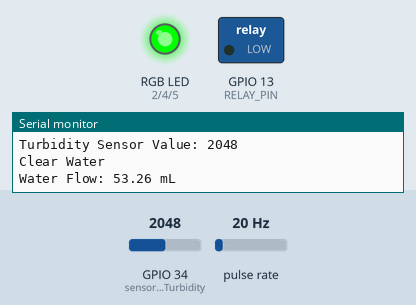
Recording of a sketch running on a simulated ESP32. On the bench: switched loads named in the sketch (green lamp = pin HIGH), an RGB LED mixed from three pins (HIGH = lit), the last lines printed to the serial monitor. Wiring (inferred from the names in the program): pulse sensor: data GPIO 12. The test bench sets the inputs (shaded band); at power-on: GPIO 34 (sensorPinTurbidity) = 2048, pulse rate 20 Hz.

Above: at 1.2 s.
1.3 s: GPIO 34 (sensorPinTurbidity) set to 1963
At 3.2 s:
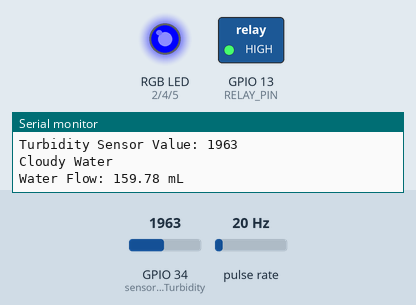
3.5 s: GPIO 34 (sensorPinTurbidity) set to 1029
5.2 s: GPIO 34 (sensorPinTurbidity) set to 970
At 6.7 s:
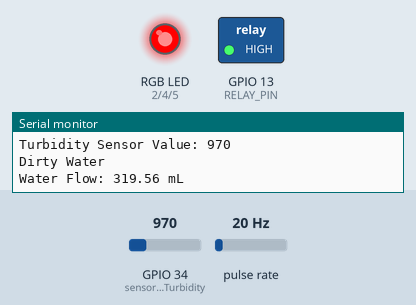
7.5 s: GPIO 34 (sensorPinTurbidity) set to 1040
At 8.4 s:
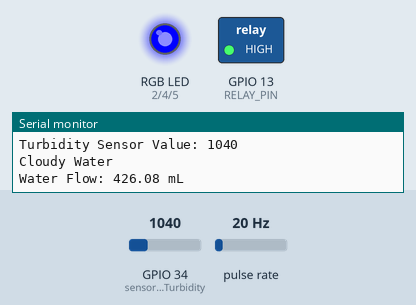
9.5 s: GPIO 34 (sensorPinTurbidity) set to 960
At 11.3 s:
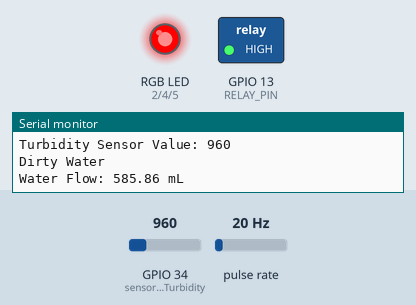
Timing chart, 0 to 12.5 s (numbered marks = the images above; inputs shaded):
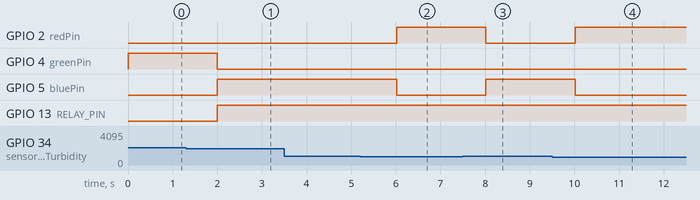

Measured:
- the behaviour switches between 2001 and 2000 on GPIO 34 (sensorPinTurbidity) (found by bisection; images 0 and 1)
- the behaviour switches between 1000 and 999 on GPIO 34 (sensorPinTurbidity) (found by bisection; images 1 and 2)
- after the input at 1.3 s, GPIO 4 (greenPin): HIGH → LOW after 0.70 s; GPIO 5 (bluePin), GPIO 13 (RELAY_PIN): LOW → HIGH after 0.70 s
- after the input at 5.2 s, GPIO 2 (redPin): LOW → HIGH after 0.82 s; GPIO 5 (bluePin): HIGH → LOW after 0.82 s
- after the input at 7.5 s, GPIO 2 (redPin): HIGH → LOW after 0.52 s; GPIO 5 (bluePin): LOW → HIGH after 0.52 s
- after the input at 9.5 s, GPIO 2 (redPin): LOW → HIGH after 0.52 s; GPIO 5 (bluePin): HIGH → LOW after 0.52 s

The sketch:

both_flow_trubidity.ino
```cpp
// Pin definitions for RGB LED
int redPin = 2;    // Red pin connected to GPIO2
int greenPin = 4;  // Green pin connected to GPIO4
int bluePin = 5;   // Blue pin connected to GPIO5

#define RELAY_PIN 13  // GPIO pin connected to the relay module

// Turbidity sensor pin
int sensorPinTurbidity = 34;  // Sensor connected to GPIO34 (analog pin on ESP32)

// Flow sensor pin
int sensorPinFlow = 12;
volatile long pulse = 0;
float volume;
unsigned long lastPulseTime = 0;
const unsigned long timeout = 1000; // 1 second timeout for no flow detection

void setup() {
  // Set RGB LED pins as outputs
  pinMode(redPin, OUTPUT);
  pinMode(greenPin, OUTPUT);
  pinMode(bluePin, OUTPUT);

  // Initialize flow sensor
  pinMode(sensorPinFlow, INPUT);
  attachInterrupt(digitalPinToInterrupt(sensorPinFlow), increase, RISING);

  pinMode(RELAY_PIN, OUTPUT);
  digitalWrite(RELAY_PIN, HIGH); // Initially OFF (Active LOW Relay)

  // Initialize Serial Monitor
  Serial.begin(9600);
}

void loop() {
  measureTurbidity();
  measureFlow();
  delay(1000);  // Delay before the next measurement cycle
}

// Function to measure turbidity and control RGB LED
void measureTurbidity() {
  int sensorValue = analogRead(sensorPinTurbidity);
  Serial.print("Turbidity Sensor Value: ");
  Serial.println(sensorValue);

  if (sensorValue > 2000) {  // Clear water
    setRGB(0, 255, 0);  // Green LED
    Serial.println("Clear Water");
    digitalWrite(RELAY_PIN, LOW);  // Turn ON solenoid valve
    //delay(30000);  // Keep it ON for 5 seconds
  }
  else if (sensorValue >= 1000 && sensorValue <= 2000) {  // Cloudy water
    setRGB(0, 0, 255);  // Blue LED
    Serial.println("Cloudy Water");
     digitalWrite(RELAY_PIN, HIGH); // Turn OFF solenoid valve
    //delay(1000);  // Wait for 5 seconds
  }
  else {  // Dirty water
    setRGB(255, 0, 0);  // Red LED
    Serial.println("Dirty Water");
     digitalWrite(RELAY_PIN, HIGH); // Turn OFF solenoid valve
    //delay(1000);  // Wait for 5 seconds
  }
}

// Function to measure flow rate
void measureFlow() {
  unsigned long currentTime = millis();
  if (currentTime - lastPulseTime > timeout) {
    pulse = 0; // Reset pulse count if no pulses detected within timeout
  }

  volume = 2.663 * pulse;
  Serial.print("Water Flow: ");
  Serial.print(volume);
  Serial.println(" mL");
}

// Function to set the color of the RGB LED
void setRGB(int red, int green, int blue) {
  analogWrite(redPin, red);
  analogWrite(greenPin, green);
  analogWrite(bluePin, blue);
}

// Interrupt function to count pulses from the flow sensor
void increase() {
  pulse++;
  lastPulseTime = millis();
}
```
